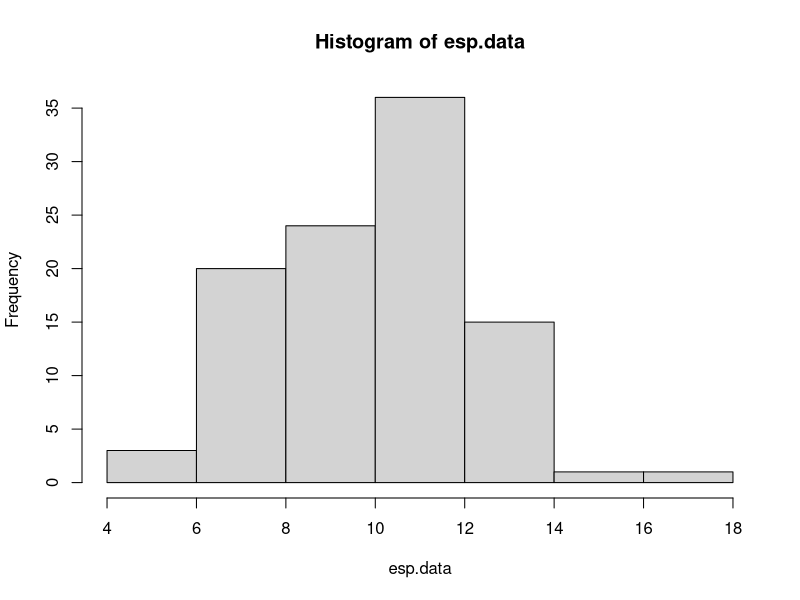
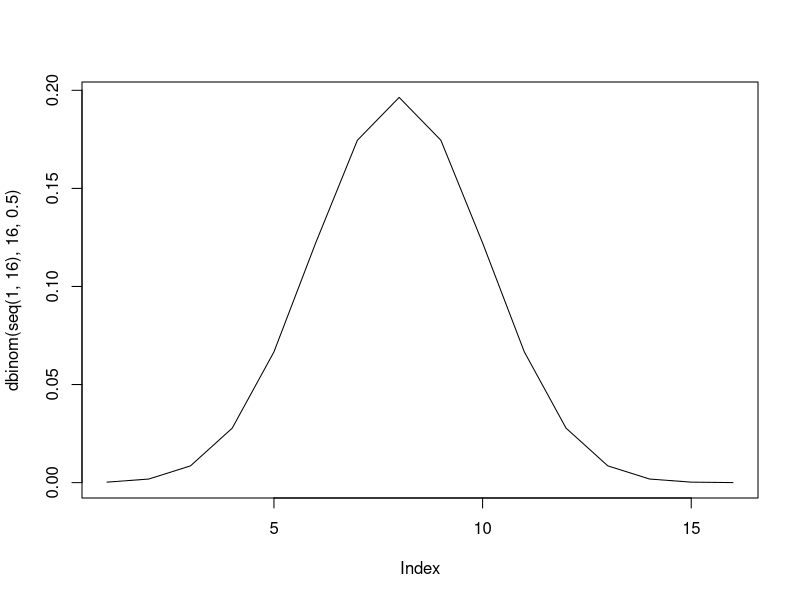
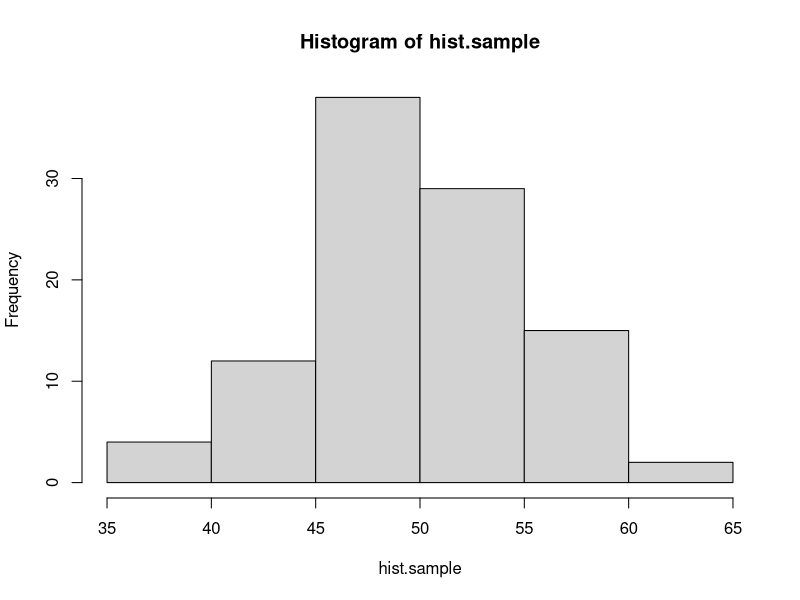
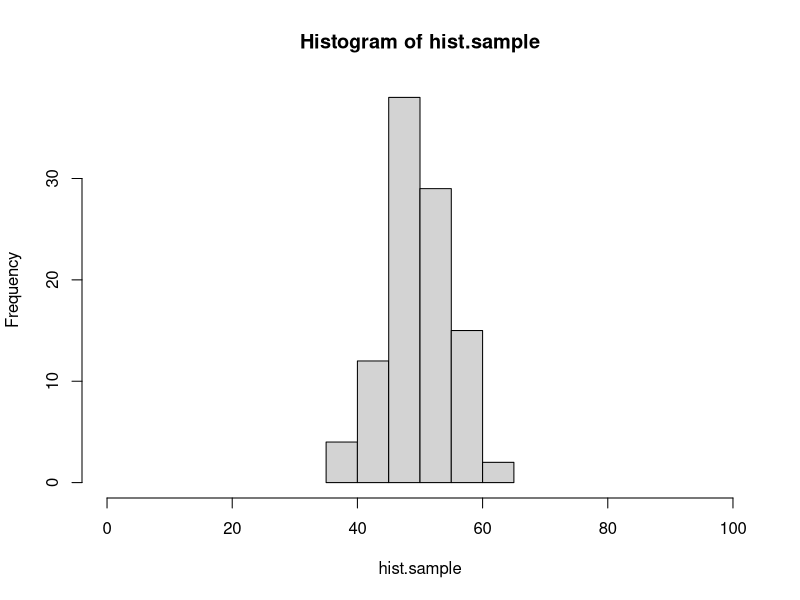
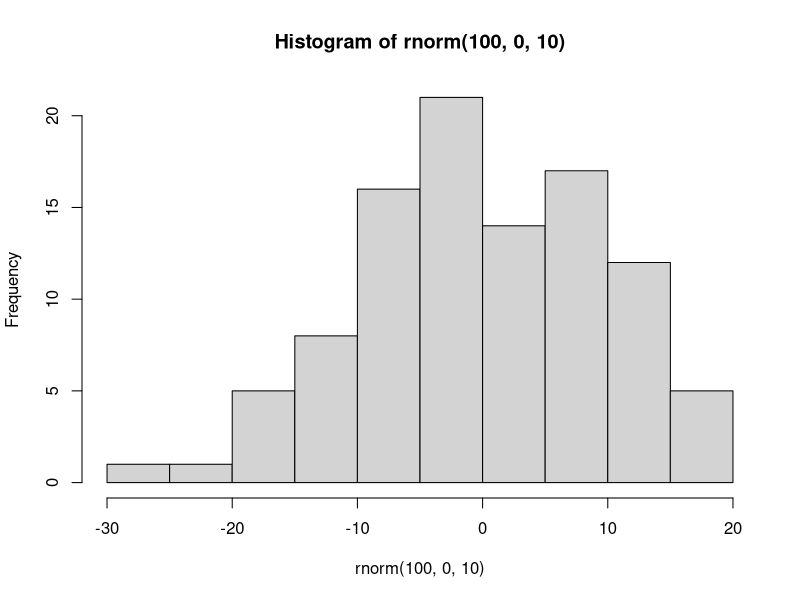
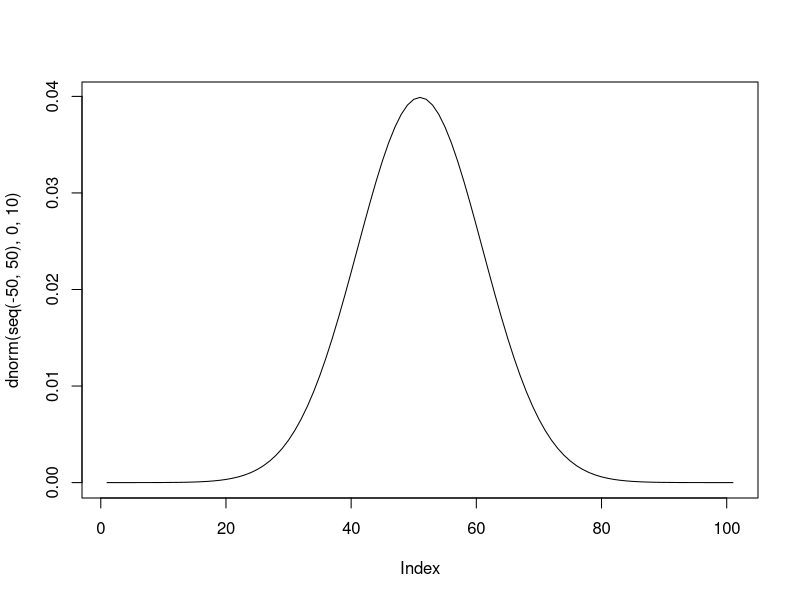
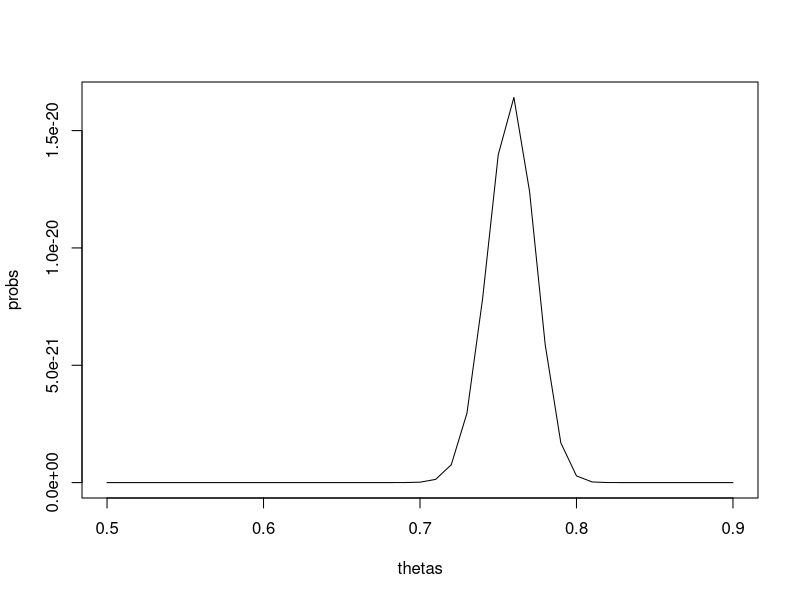
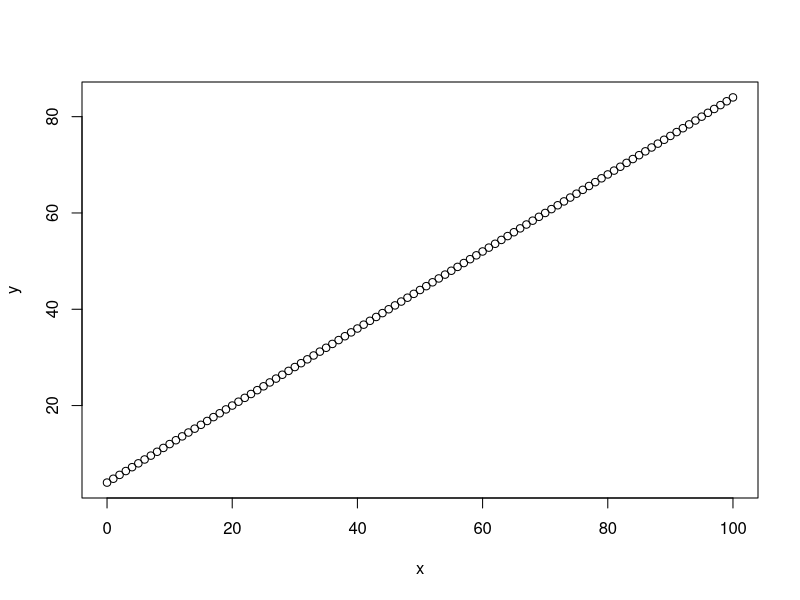

Recreate these plots in R, in order.
#### practice with probability distributions ####

# calculating the likelihood requires understanding how to work
# with probability distributions. let's start with the binomial
# distribution.

# the binomial distribution describes the number of "success" in
# some number of "trials" given some probability of success. it 
# is the "coin flipping" distribution. 

# in R, we can draw a sample from a binomial distribution with rbinom()
# this isn't the first time you've seen rbinom, but here it is again, 
# with the parameters spelled out. you can try changing these to explore
# how the function works.

number.of.samples <- 2
number.of.trials.per.sample <- 10
probability.of.success <- 0.7

rbinom(number.of.samples, number.of.trials.per.sample, probability.of.success)

# below, use rbinom to create sample data for the following scenario.
# an experiment tests whether subjects have ESP. 100 subjects are each given
# the opportunity to predict whether a randomly generated number is odd or even.
# each subject makes 20 guesses.
# of course, ESP doesn't exist, so the probability of a successful guess is 0.50.
# store the result in a vector called esp.data

esp.data <- rbinom(100, 20, .5)

# a quick way to visualize a distribution is with the hist() function:
hist(esp.data)

# what if we want to know the probability of someone getting exactly 10 guesses
# correct out of 20, if they are randomly guessing? for that we use the density
# function of the binomial: dbinom()

value.to.check <- 10
number.of.trials <- 20
probability.of.success <- 0.5

dbinom(value.to.check, number.of.trials, probability.of.success)

# use dbinom to find out the probability of someone answering 87 out of 100
# questions correctly, if they have a 0.9 probability of giving a correct answer
# for each individual question.

dbinom(87, 100, .9)

# with dbinom, you can use a vector as the first argument, to check the probability
# of multiple values at the same time:

values <- c(3, 4, 5)
dbinom(values, 8, 0.5)

# using this shortcut, *plot* the full distribution (probability mass function)
# for flipping 16 fair coins, counting the total number of heads.
# hint: create one vector for the different possible outcomes
#       then use dbinom to calculate the probability of all of the elements in the vector

plot(dbinom(seq(1,16), 16, .5), type="l")

# quick detour #

# here's a quick tip about plot() or hist()
# if you want to change the range on the x-axis, you can use the xlim argument:

hist.sample <- rbinom(100, 100, 0.5)
hist(hist.sample)
hist(hist.sample, xlim=c(0,100)) # compare this plot to the line above.

# the normal distribution ##

# normal (gaussian) distributions are characterized by two parameters: mean and standard deviation
# the mean is the the location of the peak of the distribution, and the sd controls the width.
# the smaller the sd, the more peaked the distribution is in the center.

# like the binomial, there are rnorm() and dnorm() functions.

# generate 100 samples from a normal distribution with mean 0 and standard deviation 10.
# then use hist() to create a histogram of these samples.

hist(rnorm(100,0,10))

# now plot the probability density function of this distribution.
# use the same strategy as you did above with the binomial to find the density of the normal
# distribution with mean 0 and sd 10 for values between -50 and 50. the distribution is continuous
# so, choose a reasonably small step size between values (remember the seq() function).

plot(dnorm(seq(-50,50),0,10),type='l')

#### practice calculating likelihoods ####

# here's some data from 10 participants in an ESP experiment like the one described
# above. each subject had 20 guesses. the number of correct guesses is reported.

esp.practice.data <- data.frame(subject=1:10, n.correct=c(11,10,6,10,6,12,10,8,9,11))

# calculate the likelihood (regular, not log) for this data for three different values
# of the probability of success parameter: 0.4, 0.5, and 0.6.
# hint: prod() will multiple all elements of a vector together.

four <- prod(dbinom(esp.practice.data$n.correct, 20, .4))
five <- prod(dbinom(esp.practice.data$n.correct, 20, .5))
six <- prod(dbinom(esp.practice.data$n.correct, 20, .6))

# which parameter value of those options is most likely?

# .5 is the most likely value

# here is a sample of response times for a single subject from a rapid decision making experiment.
rt.sample <- c(391.5845, 411.9970, 358.6373, 505.3099, 616.2892, 481.0751, 422.3132, 511.7213, 205.2692, 522.3433, 370.1850,
               517.4617, 332.3344, 316.8760, 395.5431, 231.7831, 399.8646, 238.9064, 299.7924, 474.7512, 271.6326, 423.4861,
               379.7867, 212.7789, 233.8291, 472.4591, 534.2131, 453.9655, 408.3443, 352.3001)

# calculate the **log** likelihood for this data assuming that it is generated by a normal
# distribution for each of the following parameters. 
# hint: sum() adds the numbers in a vector. log() is the natural log function, or log=T for dnorm().

# 1) mean 350, sd 50
sum(dnorm(rt.sample, 350, 50, log=T))

# 2) mean 400, sd 50
sum(dnorm(rt.sample, 400, 50, log=T))

# 3) mean 450, sd 50
sum(dnorm(rt.sample, 450, 50, log=T))

# 4) mean 350, sd 100
sum(dnorm(rt.sample, 350, 100, log=T))

# 5) mean 400, sd 100
sum(dnorm(rt.sample, 400, 100, log=T))

# 6) mean 450, sd 100
sum(dnorm(rt.sample, 450, 100, log=T))

# which parameter set has the highest likelihood?

#mean 400, sd 100, has the maximum likelihood, -182.57

# here is a set of data for a subject in a categorization experiment, modeled with GCM.
# calculate the log likelihood of the parameters in the model (which i am not showing you).
# the point here is to know what to do when the model gives you a predicted probability
# of a response, and the data is either that response or not that response.
# hint: add a new column indicating the likelihood of each response, using mapply. then convert to log and add.
# if you do this correctly, the answer is -10.84249.

gcm.practice.data <- data.frame(correct.response = c(T, T, T, T, F, T, T, F, T, T, T, F, F, T, T, F, T, T, T, T),
                                gcm.probability.correct = c(0.84, 0.80, 0.84, 0.80, 0.79, 0.86, 0.89, 0.87, 0.69, 0.85, 0.75,
                                                            0.74, 0.82, 0.85, 0.87, 0.69, 0.83, 0.87, 0.80, 0.76))

gcm.practice.data$likelihood <- mapply(function(resp, prob.correct) {
  if (resp) {
    return (prob.correct)
  } else {
    return (1 - prob.correct)
  }
}, gcm.practice.data$correct.response, gcm.practice.data$gcm.probability.correct)

sum(log(gcm.practice.data$likelihood))

#### maximum likelihood estimation ####

# the same search strategies we used for parameter fitting with rmse can be used with likelihoods,
# including grid search.

# here are the number of correct responses each subject gave in an experiment in which they had to
# decide if two images were the same or different. there were 40 trials for each subject
same.diff.data <- c(32, 29, 31, 34, 26, 29, 31, 34, 29, 31, 30, 29, 31, 34, 33, 27, 32, 29, 29, 27)

# we can model this experiment's data as 40 coin flips for each subject. use grid search to plot the likelihood
# function for values of theta (probability of a correct response) between 0.5 and 0.9, in steps of 0.01.
# start by writing a function that calculates the likelihood (not log) for the entire set of data given a value of theta.
likelihood <- function(theta) {
  return (prod(dbinom(same.diff.data, 40, theta)))
}

# then use sapply to run the function for each possible value of theta in the set. use seq() to generate the
# set of possible values. plot the set of values on the x axis and the corresponding likelihoods on the y axis.
thetas <- seq(.5,.9,.01)
probs <- sapply(thetas, likelihood)
plot(thetas, probs, type='l')

# the "true" underlying value i used to generate the data was 0.75. does that match up with the grid search?

# it looks like the optimal value is slightly higher than .75, but very close

## mle with optim()

# in this section, you'll do model recovery for a descriptive model of the linear relationship 
# between two continuous variables.

# let's assume that variable y is a linear function of variable x, such that:
# y = 4 + 0.8x

# create a vector of x values from 0 to 100, and the corresponding vector of y values,
# then plot these with x values on the x axis, and y values on the y axis.

x <- seq(0, 100)
y <- sapply(x, function(x) {return (4 + .8*x)})
plot(x,y)

# now let's assume that the relationship between x and y isn't perfect. there's a bit of random
# noise. add a random sample from a normal distribution with mean 0 and sd 10 to each y value.
# hint: there are 101 y values, so you need 101 samples.

y.noise <- y + rnorm(101, 0, 10)

# plot the data again, with the new noisy y values.

plot(x,y.noise)

# there are three parameter values that control this plot,
# the intercept of the line: 4
# the slope of the line: 0.8
# the sd of the normal distribution: 10

# say that we observe a point of data, x = 20 and y = 27.
# the linear equation, y <- 4 + 0.8*x, predicts that when x is 20 y should also be 20.
4 + 0.8*20

# our model of this data assumes that the relationship is not perfect.
# we assume that there is noise so that when x is 20, the most likely value of y should be 4 + 0.8*x,
# but other values of y are possible. we describe the probability of different values of y with a normal
# distribution. when x is 20, then the normal distribution of y values is centered on 20, because the line
# says that y is 4 + 0.8x. using the normal distribution is helpful because it gives us a way to quantify
# how likely a value of 19 is compared to a value of 16, when x is 20.

# here's an example
x.observed <- 20
y.predicted <- 4 + 0.8*x.observed

# to find out the probability of y.observed=20, use dnorm()
# the mean of the normal distribution should be y.predicted (the distribution is centered on the line)
# and the sd of the normal is a parameter we will estimate, but for the demo below, is set to 10.
y.observed <- 20
dnorm(y.observed, y.predicted, 10)

# write the code to see how likely it is that y will be 33 when x is 29? (assuming sd = 10)
# the correct answer is 0.03371799...
x.ob <- 29
y.pred <- 4 + .8*x.ob
y.ob <- 33
dnorm(y.ob,y.pred, 10)

# now generalize your solution to compute the likelihood of each value of y that you generated above.
# in other words, write the code that takes a vector of x and y values, and returns the probability
# of each pair given that the relationship between x and y is y <- 4 + 0.8*x and the normal distribution has an sd of 10.
likelihood.on.line <- function(x, y) {
  predicted.y <- 4 + .8*x
  return (dnorm(y, predicted.y, 10))
}

# now generalize your solution one step further. write a function that takes in a vector of parameters,
# where parameters[1] is the intercept, parameters[2] is the slope, and parameters[3] is the sd of the normal,
# and returns the total **negative log likelihood**. remember, we want the negative log likelihood because
# optim() will find the set of parameters that minimizes a function.
likelihood.optim <- function(parameters) {
  intercept <- parameters[1]
  slope <- parameters[2]
  sd <- parameters[3]
  if (sd <= 0) {
    return (NA)
  }
  
  predicted.y <- intercept + slope*x
  return (-sum(dnorm(y.noise, predicted.y, sd, log=T)))
}

# use optim() and Nelder-Mead to search for the best fitting parameters. remember to ensure that sd > 0
# and return NA if it is not.

optimd <- optim(c(1,1,1), likelihood.optim, method="Nelder-Mead")
optimd$par

# finally, plot the best fitting line on your points by using the abline() function, and the parameters that optim() found.
plot(x,y.noise)
abline(optimd$par[1], optimd$par[2])